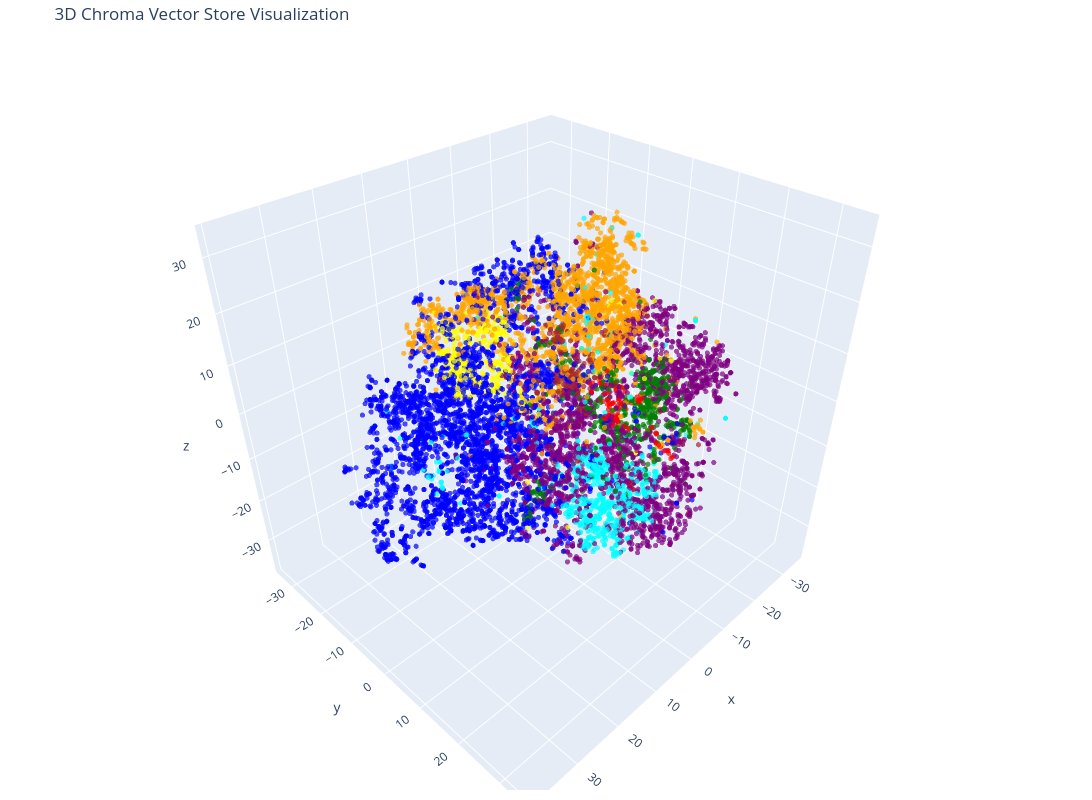

This figure's notebook cell:
### Code cell
# Create the 3D scatter plot
fig = go.Figure(data=[go.Scatter3d(
    x=reduced_vectors[:, 0],
    y=reduced_vectors[:, 1],
    z=reduced_vectors[:, 2],
    mode='markers',
    marker=dict(size=3, color=colors, opacity=0.7),
    text=categories,  # Her noktanın kategorisini ekledik
    hoverinfo='text'  # Hoverda sadece metin göster
)])

fig.update_layout(
    title='3D Chroma Vector Store Visualization',
    scene=dict(xaxis_title='x', yaxis_title='y', zaxis_title='z'),
    width=1200,
    height=800,
    margin=dict(r=20, b=10, l=10, t=40)
)

fig.show()

### Figure 1 — Plotly figure (JSON) as saved in the notebook; plotly's stock layout.template omitted (floating-point values rounded to 4 significant figures; data arrays with more than 128 entries replaced by an {"elided": "..."} marker saying what was removed)
{"data": [{"hoverinfo": "text", "marker": {"color": {"elided": "10000 str values"}, "opacity": 0.7, "size": 3}, "mode": "markers", "text": {"elided": "10000 str values"}, "type": "scatter3d", "x": {"elided": "10000 float values"}, "y": {"elided": "10000 float values"}, "z": {"elided": "10000 float values"}}], "layout": {"height": 800, "margin": {"b": 10, "l": 10, "r": 20, "t": 40}, "scene": {"xaxis": {"title": {"text": "x"}}, "yaxis": {"title": {"text": "y"}}, "zaxis": {"title": {"text": "z"}}}, "title": {"text": "3D Chroma Vector Store Visualization"}, "width": 1200}}
